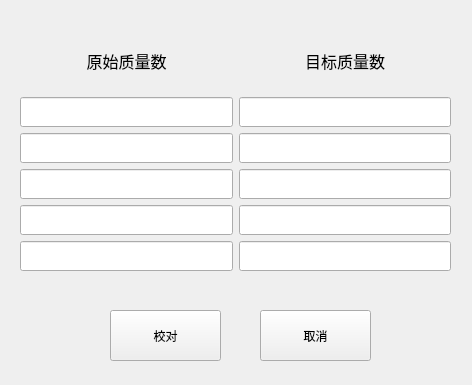
<?xml version="1.0" encoding="UTF-8"?>
<ui version="4.0">
 <class>MassAxisAdjust</class>
 <widget class="QWidget" name="MassAxisAdjust">
  <property name="geometry">
   <rect>
    <x>0</x>
    <y>0</y>
    <width>472</width>
    <height>385</height>
   </rect>
  </property>
  <property name="windowTitle">
   <string>Form</string>
  </property>
  <widget class="QWidget" name="horizontalLayoutWidget">
   <property name="geometry">
    <rect>
     <x>20</x>
     <y>30</y>
     <width>431</width>
     <height>241</height>
    </rect>
   </property>
   <layout class="QHBoxLayout" name="horizontalLayout">
    <item>
     <layout class="QVBoxLayout" name="verticalLayout">
      <item>
       <widget class="QLabel" name="label">
        <property name="font">
         <font>
          <pointsize>12</pointsize>
         </font>
        </property>
        <property name="text">
         <string>原始质量数</string>
        </property>
        <property name="alignment">
         <set>Qt::AlignCenter</set>
        </property>
       </widget>
      </item>
      <item>
       <widget class="QLineEdit" name="source1">
        <property name="minimumSize">
         <size>
          <width>0</width>
          <height>30</height>
         </size>
        </property>
       </widget>
      </item>
      <item>
       <widget class="QLineEdit" name="source2">
        <property name="minimumSize">
         <size>
          <width>0</width>
          <height>30</height>
         </size>
        </property>
       </widget>
      </item>
      <item>
       <widget class="QLineEdit" name="source3">
        <property name="minimumSize">
         <size>
          <width>0</width>
          <height>30</height>
         </size>
        </property>
       </widget>
      </item>
      <item>
       <widget class="QLineEdit" name="source4">
        <property name="minimumSize">
         <size>
          <width>0</width>
          <height>30</height>
         </size>
        </property>
       </widget>
      </item>
      <item>
       <widget class="QLineEdit" name="source5">
        <property name="minimumSize">
         <size>
          <width>0</width>
          <height>30</height>
         </size>
        </property>
       </widget>
      </item>
     </layout>
    </item>
    <item>
     <layout class="QVBoxLayout" name="verticalLayout_2">
      <item>
       <widget class="QLabel" name="label_2">
        <property name="font">
         <font>
          <pointsize>12</pointsize>
         </font>
        </property>
        <property name="text">
         <string>目标质量数</string>
        </property>
        <property name="alignment">
         <set>Qt::AlignCenter</set>
        </property>
       </widget>
      </item>
      <item>
       <widget class="QLineEdit" name="target1">
        <property name="minimumSize">
         <size>
          <width>0</width>
          <height>30</height>
         </size>
        </property>
       </widget>
      </item>
      <item>
       <widget class="QLineEdit" name="target2">
        <property name="minimumSize">
         <size>
          <width>0</width>
          <height>30</height>
         </size>
        </property>
       </widget>
      </item>
      <item>
       <widget class="QLineEdit" name="target3">
        <property name="minimumSize">
         <size>
          <width>0</width>
          <height>30</height>
         </size>
        </property>
       </widget>
      </item>
      <item>
       <widget class="QLineEdit" name="target4">
        <property name="minimumSize">
         <size>
          <width>0</width>
          <height>30</height>
         </size>
        </property>
       </widget>
      </item>
      <item>
       <widget class="QLineEdit" name="target5">
        <property name="minimumSize">
         <size>
          <width>0</width>
          <height>30</height>
         </size>
        </property>
       </widget>
      </item>
     </layout>
    </item>
   </layout>
  </widget>
  <widget class="QPushButton" name="pushButton">
   <property name="geometry">
    <rect>
     <x>110</x>
     <y>310</y>
     <width>111</width>
     <height>51</height>
    </rect>
   </property>
   <property name="text">
    <string>校对</string>
   </property>
  </widget>
  <widget class="QPushButton" name="pushButton_2">
   <property name="geometry">
    <rect>
     <x>260</x>
     <y>310</y>
     <width>111</width>
     <height>51</height>
    </rect>
   </property>
   <property name="text">
    <string>取消</string>
   </property>
  </widget>
 </widget>
 <resources/>
 <connections/>
</ui>
